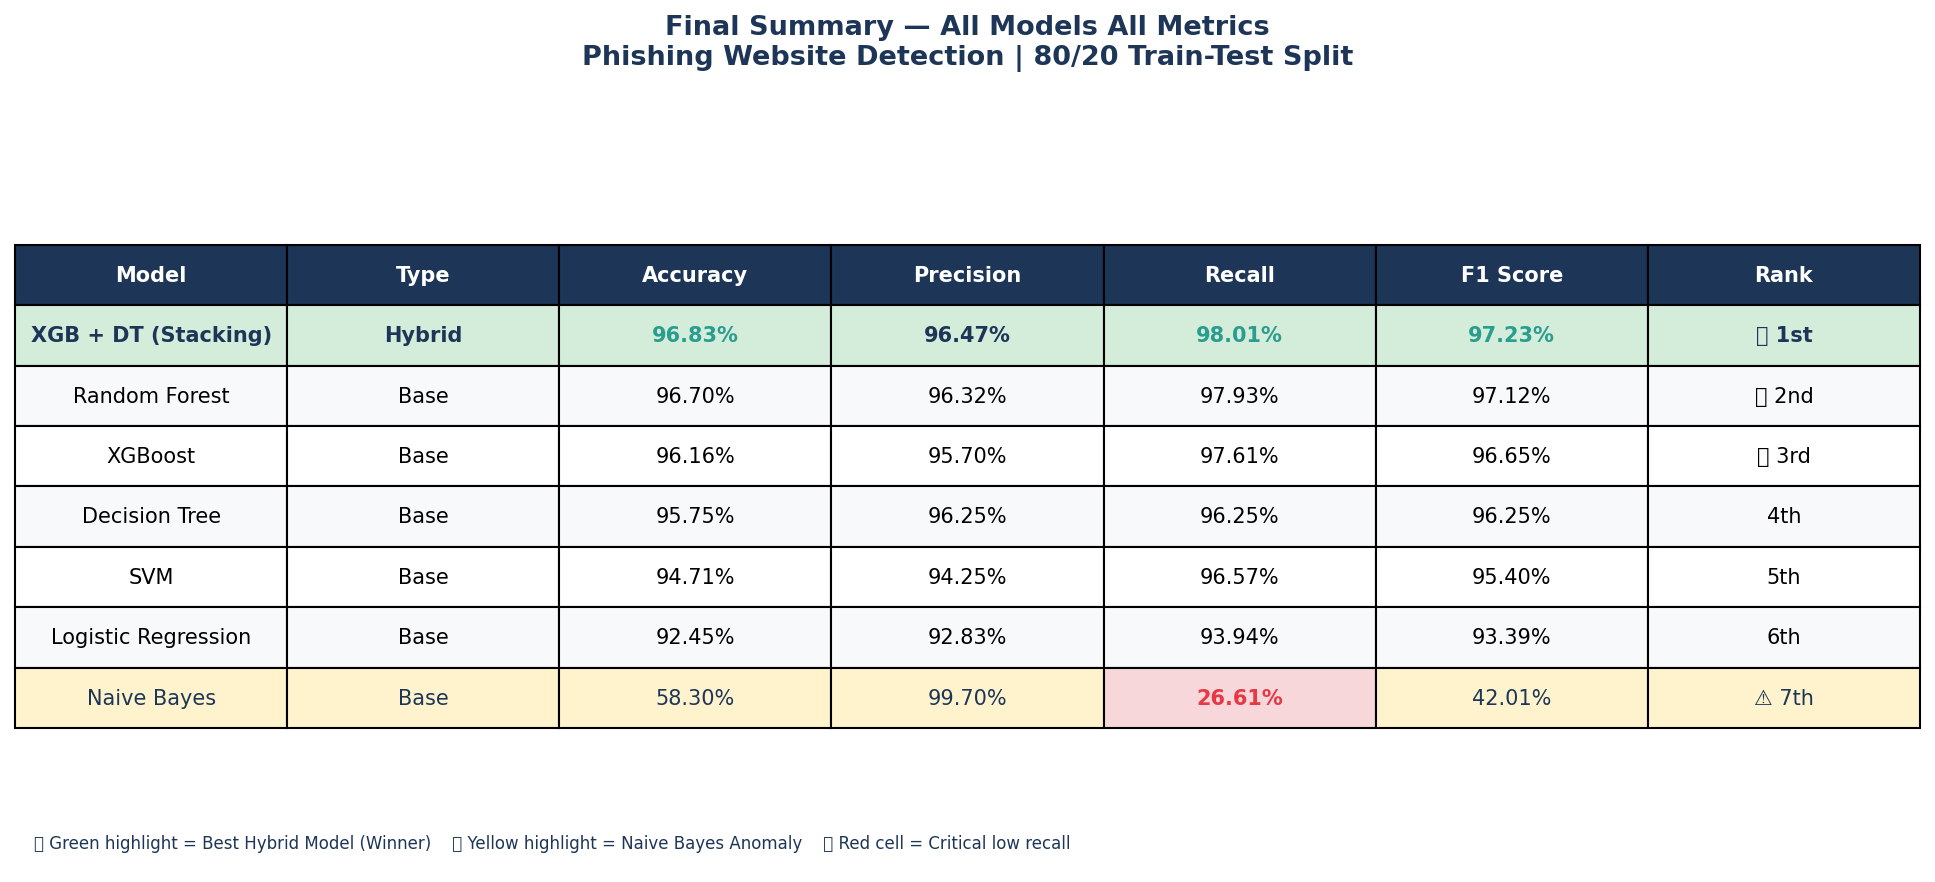

The Python source for this figure:
import matplotlib.pyplot as plt
import numpy as np
import warnings
warnings.filterwarnings('ignore')

fig, ax = plt.subplots(figsize=(13, 6))
ax.axis('off')

C_DARK   = '#1D3557'
C_BLUE   = '#1D78C1'
C_RED    = '#E63946'
C_GREEN  = '#2A9D8F'

ax.set_title('Final Summary — All Models All Metrics\nPhishing Website Detection | 80/20 Train-Test Split',
             fontsize=13, fontweight='bold', color=C_DARK, pad=20)

# Table data
columns = ['Model', 'Type', 'Accuracy', 'Precision', 'Recall', 'F1 Score', 'Rank']
data = [
    ['XGB + DT (Stacking)', 'Hybrid',  '96.83%', '96.47%', '98.01%', '97.23%', '🥇 1st'],
    ['Random Forest',        'Base',   '96.70%', '96.32%', '97.93%', '97.12%', '🥈 2nd'],
    ['XGBoost',              'Base',   '96.16%', '95.70%', '97.61%', '96.65%', '🥉 3rd'],
    ['Decision Tree',        'Base',   '95.75%', '96.25%', '96.25%', '96.25%', '4th'],
    ['SVM',                  'Base',   '94.71%', '94.25%', '96.57%', '95.40%', '5th'],
    ['Logistic Regression',  'Base',   '92.45%', '92.83%', '93.94%', '93.39%', '6th'],
    ['Naive Bayes',          'Base',   '58.30%', '99.70%', '26.61%', '42.01%', '⚠️ 7th'],
]

table = ax.table(
    cellText=data,
    colLabels=columns,
    loc='center',
    cellLoc='center'
)

table.auto_set_font_size(False)
table.set_fontsize(10)
table.scale(1, 2.2)

# Style header
for j in range(len(columns)):
    table[0, j].set_facecolor(C_DARK)
    table[0, j].set_text_props(color='white', fontweight='bold', fontsize=10)

# Style rows
for i in range(1, len(data) + 1):
    for j in range(len(columns)):
        cell = table[i, j]
        if i == 1:  # Best hybrid — highlight
            cell.set_facecolor('#D4EDDA')
            cell.set_text_props(fontweight='bold', color=C_DARK)
        elif i == 7:  # Naive Bayes — warning
            cell.set_facecolor('#FFF3CD')
            cell.set_text_props(color=C_DARK)
        elif i % 2 == 0:
            cell.set_facecolor('#F8F9FA')
        else:
            cell.set_facecolor('#FFFFFF')

        # Highlight recall column for Naive Bayes
        if i == 7 and j == 4:
            cell.set_facecolor('#F8D7DA')
            cell.set_text_props(color=C_RED, fontweight='bold')

        # Highlight best values
        if i == 1 and j in [2, 4, 5]:
            cell.set_text_props(color=C_GREEN, fontweight='bold')

# Legend
ax.text(0.01, 0.02,
        '🟢 Green highlight = Best Hybrid Model (Winner)    '
        '🟡 Yellow highlight = Naive Bayes Anomaly    '
        '🔴 Red cell = Critical low recall',
        transform=ax.transAxes, fontsize=8,
        color=C_DARK, va='bottom')

plt.tight_layout()
plt.savefig('figure_7_1_summary_table.png', dpi=150, bbox_inches='tight')
print("Saved: figure_7_1_summary_table.png")
plt.show()
